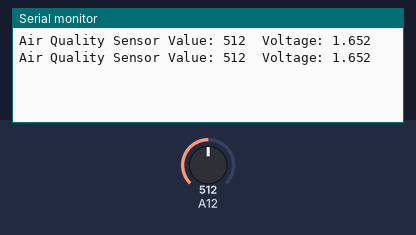
Simulated run of this sketch. Board: Arduino Mega 2560, built with avr-gcc and run on an emulated ATmega2560. Shown: the last lines printed to the serial monitor. The inputs (shaded band) are chosen by the test bench; at power-on: A12 = 512.

Above: at 1.8 s.
1.9 s: A12 set to 716
At 2.8 s:
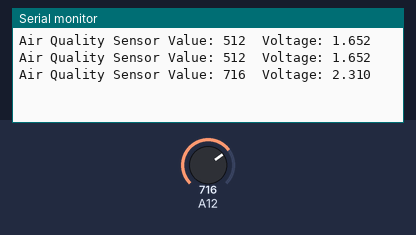
3.4 s: A12 set to 900
At 4.6 s:
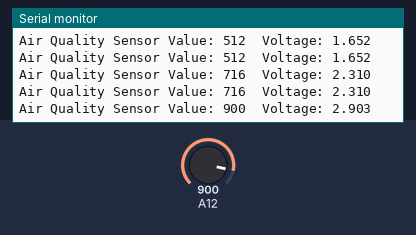
Timing chart, 0 to 6.4 s (numbered marks = the images above; inputs shaded):
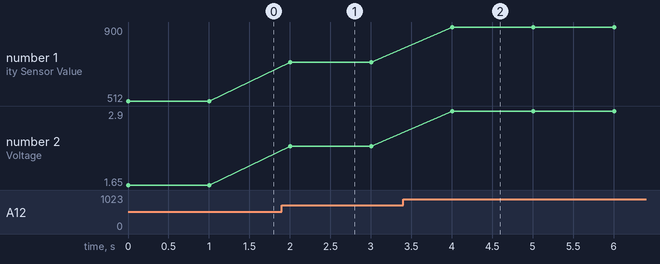

The sketch:

Air_Quality.ino
```cpp
const int airQualityPin = 28;  // Analog pin for air quality sensor (GPIO 28)
int airQualityValue = 0;       // Variable to store the sensor's reading

void setup() {
  Serial.begin(115200);        // Start serial communication
}

void loop() {
  airQualityValue = analogRead(airQualityPin);  // Read analog value from the sensor
  float voltage = airQualityValue * (3.3 / 1023);  // Convert to voltage (3.3V reference voltage, 10-bit resolution)

  // Print the value and voltage to the Serial Monitor
  Serial.print("Air Quality Sensor Value: ");
  Serial.print(airQualityValue);
  Serial.print("  Voltage: ");
  Serial.println(voltage, 3);

  delay(1000);  // Wait for 1 second before the next reading
}
```

Measured:
- after the input at 1.9 s, the serial monitor: prints a new line after 0.10 s (image 1)
- after the input at 3.4 s, the serial monitor: prints a new line after 0.60 s (image 2)
- plotted number 1: 512 → 716 after the input at 1.9 s, 716 → 900 after the input at 3.4 s
- plotted number 2: 1.65 → 2.31 after the input at 1.9 s, 2.31 → 2.9 after the input at 3.4 s
